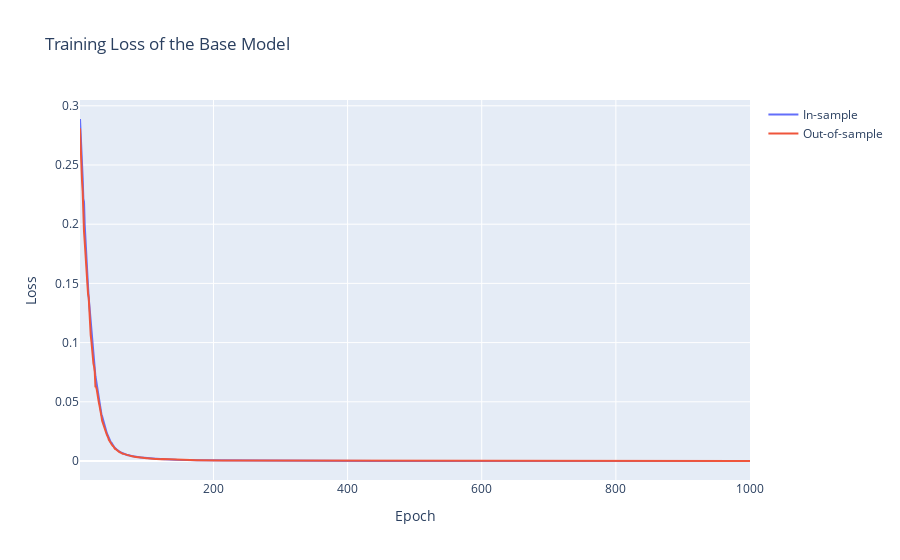

Here is the notebook cell this chart was saved with:
### Markdown cell above
# Train the Base Model

This next cell generates some training data by using the Black–Scholes pricing equation. It runs 1,000 epochs to train the neural network to output the same Delta values as derived from differentiating the Black–Scholes formula. When the training is done, it plots the in-sample and out-of-sample loss values for each epoch.

### Code cell
model.train_base_model(plot=True, epochs=1000)

### Figure 1 — Plotly figure (JSON) as saved in the notebook; plotly's stock layout.template omitted (floating-point values rounded to 4 significant figures; data arrays with more than 128 entries replaced by an {"elided": "..."} marker saying what was removed)
{"data": [{"name": "In-sample", "type": "scatter", "x": {"elided": "1000 int values"}, "y": {"elided": "1000 float values"}}, {"name": "Out-of-sample", "type": "scatter", "x": {"elided": "1000 int values"}, "y": {"elided": "1000 float values"}}], "layout": {"autosize": true, "showlegend": true, "title": {"text": "Training Loss of the Base Model"}, "xaxis": {"autorange": true, "range": [1, 1000], "title": {"text": "Epoch"}, "type": "linear"}, "yaxis": {"autorange": true, "range": [-0.01603, 0.3049], "title": {"text": "Loss"}, "type": "linear"}}}
